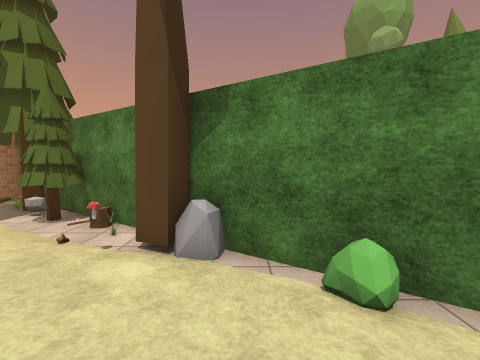
View 1 (above)

22 first-person views from a walk through a Unity game level. The camera is 1.4 m above the floor, tilts 4° down and sees 90° across. The floor is counted in squares, 1 m on a side. Each view is taken from the middle of a square. On the plan, view 1 faces up. The plan holds only what a view shows up to about 13 squares ahead; the rest is blank. The place goes on beyond the plan. Some surface patterns are stand-ins.

View 2
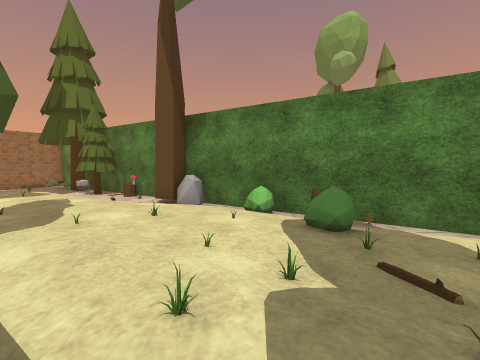

View 3
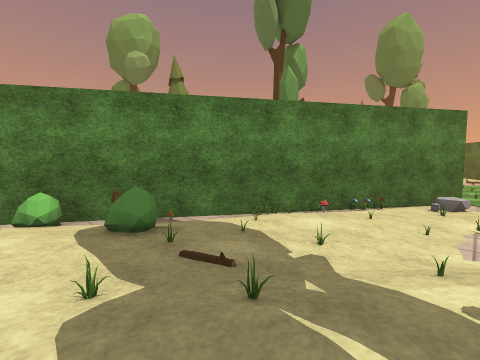

View 4
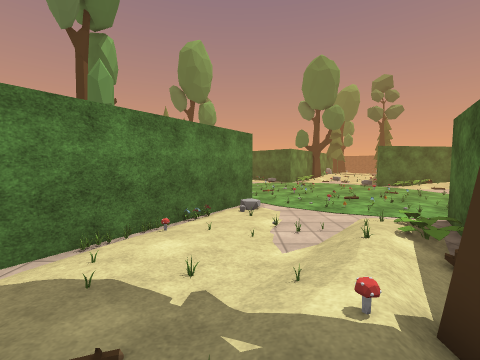

View 5
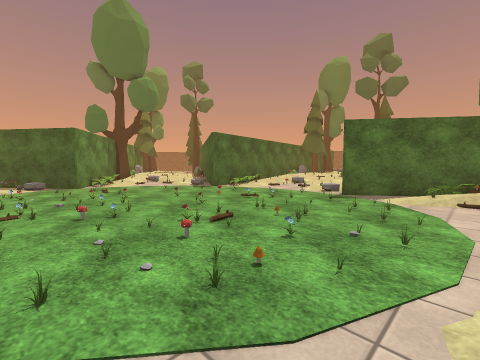

View 6
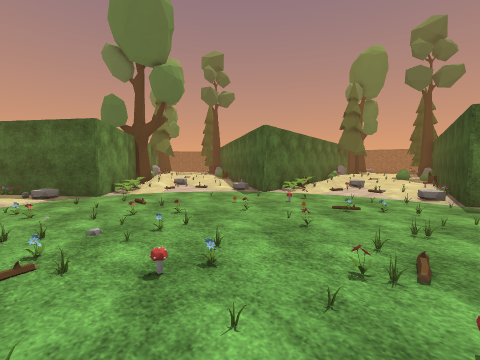

View 7
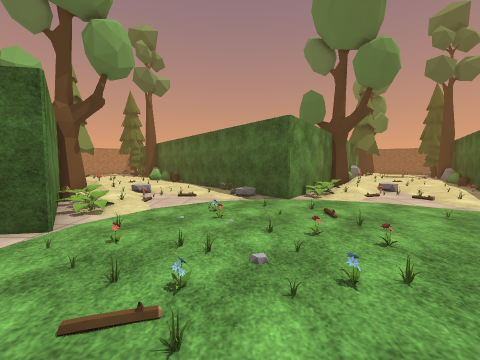

View 8
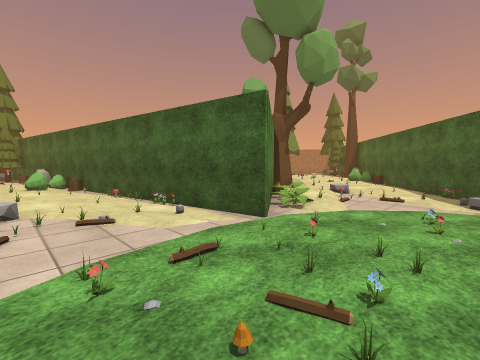

View 9
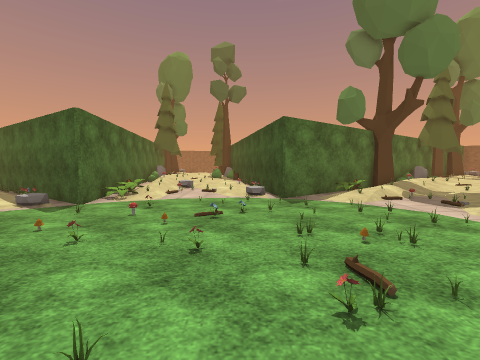

View 10
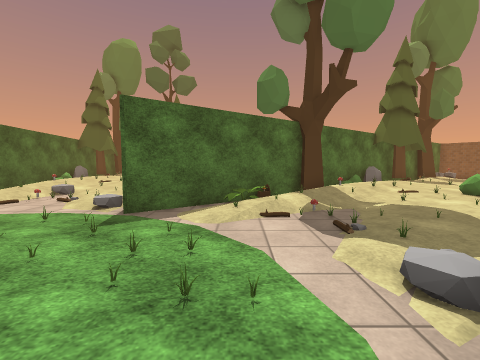

View 11
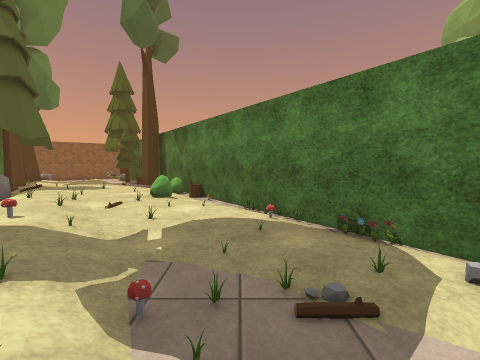

View 12
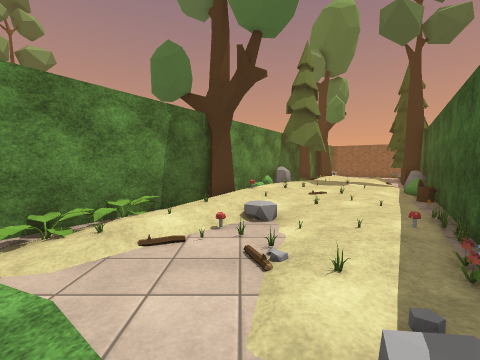

View 13
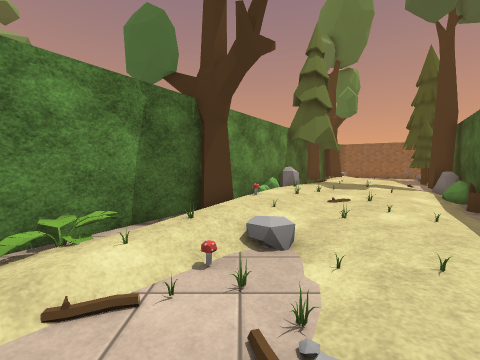

View 14
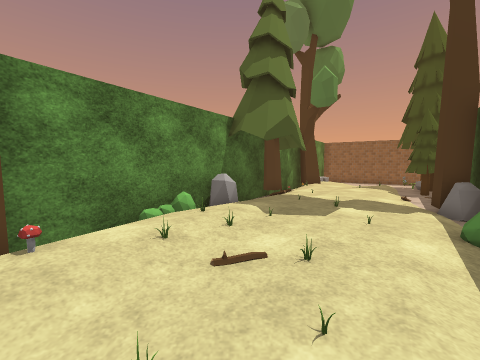

View 15
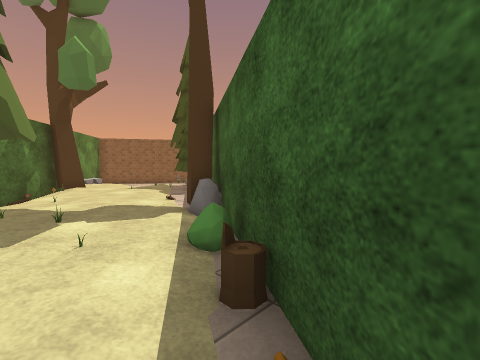

View 16
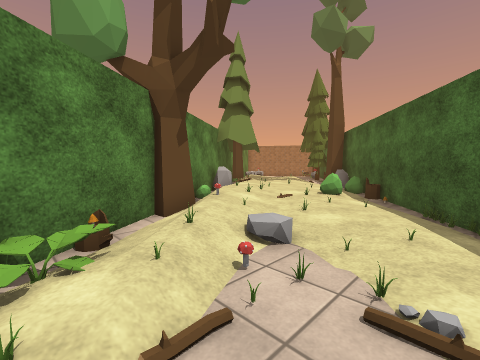

View 17
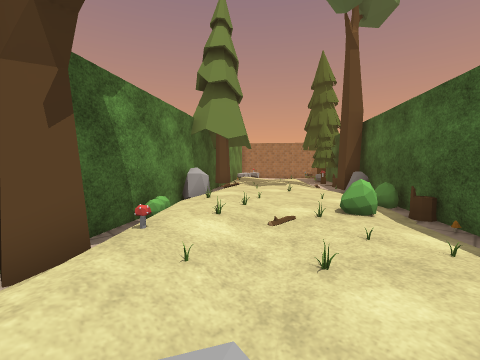

View 18
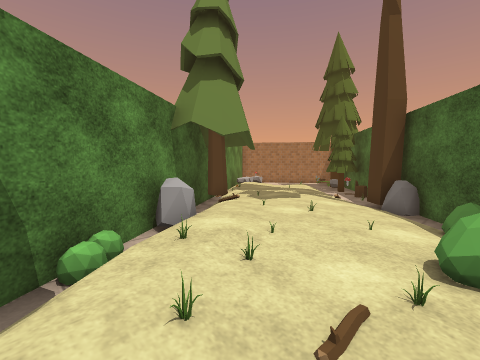

View 19
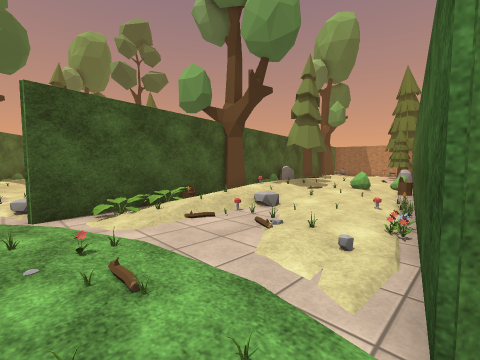

View 20
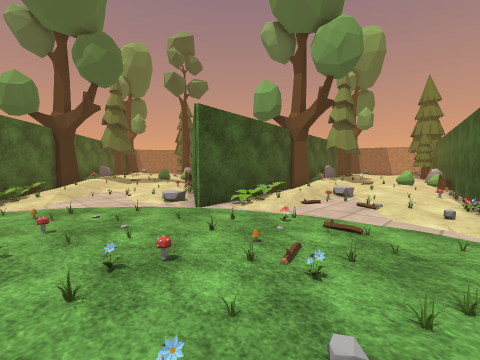

View 21
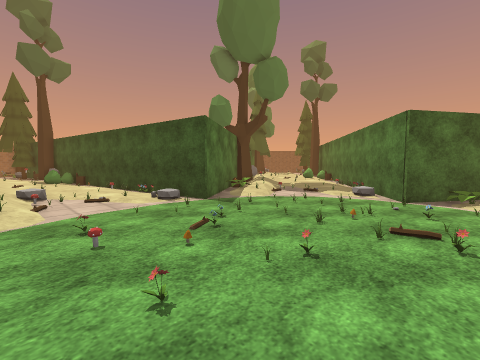

View 22
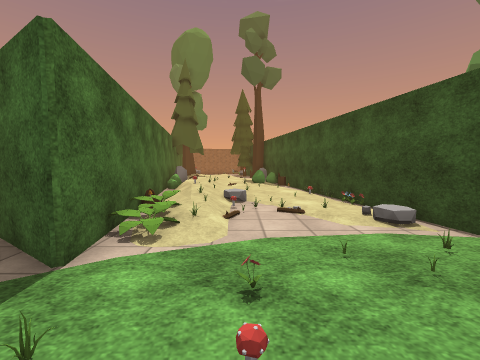

### Floor plan
Key: @ floor where view 1 was taken; # wall or solid block; . main floor; : floor 0.25 m higher than the main floor; + floor 0.5 m higher than the main floor; / step, stairs or slope; = window, fence, low wall or low ledge; R rock; T tree; B bush; M mushroom; F flower; S stump; O other object.
Columns run from 8 left of view 1 to 41 right of it. Each row starts with its distance up from view 1.
  8 ORT##                 ::B.#             ###/:::
  7 O.TT##               +:O:.#             #TT:::::
  6 ../..O#            # +:....#          ##//:::::./T
  5 .::./OTR#          # +/O..O#         ##R/:::::./.T
  4  :::..OR.##        #TO:....#        ##/::::::.O S#
  3   ::::...BB#       ##///..O#       #/OO:::O:..T
  2    ::::::..O##      #/O/...#     #TT/OOO:::..RT
  1    O:::O:O:B.##     OO/OO.O#    SO/M///::O./.#
  0    TT/O:@::B.OO##   # :O....# ##//:O/.:OB. B#
 -1       :::O:OO..O##  #/O.....###//O//.OO..S##
 -2        /:O::.O.O.O### ......#./OOM....O/##
 -3         /:O/...O.O.###.FOOOOO....OOOO.O##
 -4          /OMO/..O......O.OFO..........#
 -5            T///O....O.OOM.OO..OO..OO##
 -6            #//OO.....OO.MO...O...//##
 -7            ###//O.OOOOO.FOFOO..O.##
 -8              ##//.O..OFOO.O.O.O..#
 -9               ###...O.O....OO..../##
-10                 #.OOOO..OOF....../O##
-11               ###.OOO.O....O.O...OO//##
-12              ##....O.OO.OO.......O/O/ T#
-13            ###OO...OO.OO..M.O.....MO/:M/##
-14           ##OO.O...O.O..O.F...O.OOO//:::/##
-15          ##O.OO.O//...OOO....##...O.O./OO/BR#
-16        ###/O....M:O..#.....//# ##...../:O::R##
-17      ###S...O../O//####....O/#  ##OOOOO:O:::/T#
-18      #BB.BO:./O:  ##  #O.O.:/#    ##...::::O/T/ ##
-19        .::::O/M  ##   #..OOO/#     ##O/.O:O:::::O#
-20     T .::::O+/ T#     #...///.#      #S=..::::::OT
-21     T :O:::O//#       #O...///#       #B/...:::::O
-22       :::::/ ##       #....:O/#         ##R./.:::.
-23      ::::/R           #....:+/#          ##T.//...
-24      :::T              # .::+ #           ### .T.

Where each view was taken, in squares from view 1:
view 1: 0 up, 0 right, facing up
view 2: 4 down, 1 right, facing up
view 3: 4 down, 1 right, facing up-right
view 4: 3 down, 1 right, facing right
view 5: 5 down, 9 right, facing down-right
view 6: 5 down, 13 right, facing down-right
view 7: 6 down, 15 right, facing right
view 8: 6 down, 15 right, facing up-right
view 9: 6 down, 15 right, facing down
view 10: 9 down, 10 right, facing down
view 11: 15 down, 10 right, facing left
view 12: 13 down, 21 right, facing right
view 13: 13 down, 23 right, facing right
view 14: 16 down, 27 right, facing right
view 15: 18 down, 28 right, facing down-right
view 16: 4 down, 23 right, facing up-right
view 17: 2 down, 26 right, facing up-right
view 18: 0 up, 28 right, facing up-right
view 19: 4 down, 20 right, facing up-left
view 20: 8 down, 19 right, facing up-left
view 21: 8 down, 19 right, facing down-left
view 22: 11 down, 18 right, facing down
